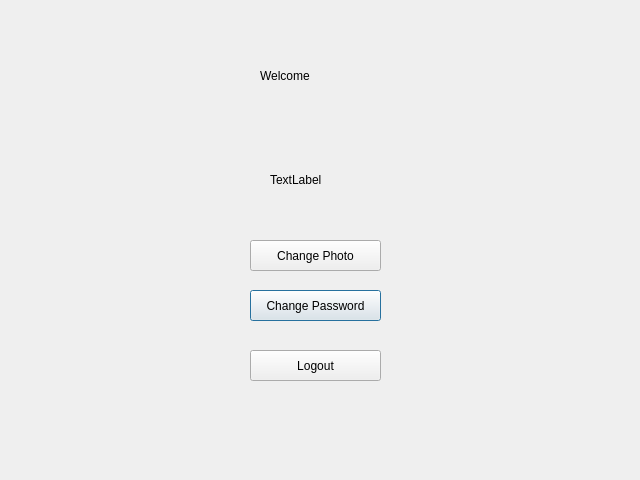
<?xml version="1.0" encoding="UTF-8"?>
<ui version="4.0">
 <class>profilepage</class>
 <widget class="QDialog" name="profilepage">
  <property name="geometry">
   <rect>
    <x>0</x>
    <y>0</y>
    <width>640</width>
    <height>480</height>
   </rect>
  </property>
  <property name="windowTitle">
   <string>Dialog</string>
  </property>
  <widget class="QLabel" name="labelWelcome">
   <property name="geometry">
    <rect>
     <x>260</x>
     <y>60</y>
     <width>101</width>
     <height>31</height>
    </rect>
   </property>
   <property name="text">
    <string>Welcome</string>
   </property>
  </widget>
  <widget class="QLabel" name="labelPhoto">
   <property name="geometry">
    <rect>
     <x>270</x>
     <y>170</y>
     <width>63</width>
     <height>20</height>
    </rect>
   </property>
   <property name="text">
    <string>TextLabel</string>
   </property>
  </widget>
  <widget class="QPushButton" name="buttonChangePassword">
   <property name="geometry">
    <rect>
     <x>250</x>
     <y>290</y>
     <width>131</width>
     <height>31</height>
    </rect>
   </property>
   <property name="text">
    <string>Change Password</string>
   </property>
  </widget>
  <widget class="QPushButton" name="buttonLogout">
   <property name="geometry">
    <rect>
     <x>250</x>
     <y>350</y>
     <width>131</width>
     <height>31</height>
    </rect>
   </property>
   <property name="text">
    <string>Logout</string>
   </property>
  </widget>
  <widget class="QPushButton" name="buttonChangePhoto">
   <property name="geometry">
    <rect>
     <x>250</x>
     <y>240</y>
     <width>131</width>
     <height>31</height>
    </rect>
   </property>
   <property name="text">
    <string>Change Photo</string>
   </property>
  </widget>
 </widget>
 <resources/>
 <connections/>
</ui>
